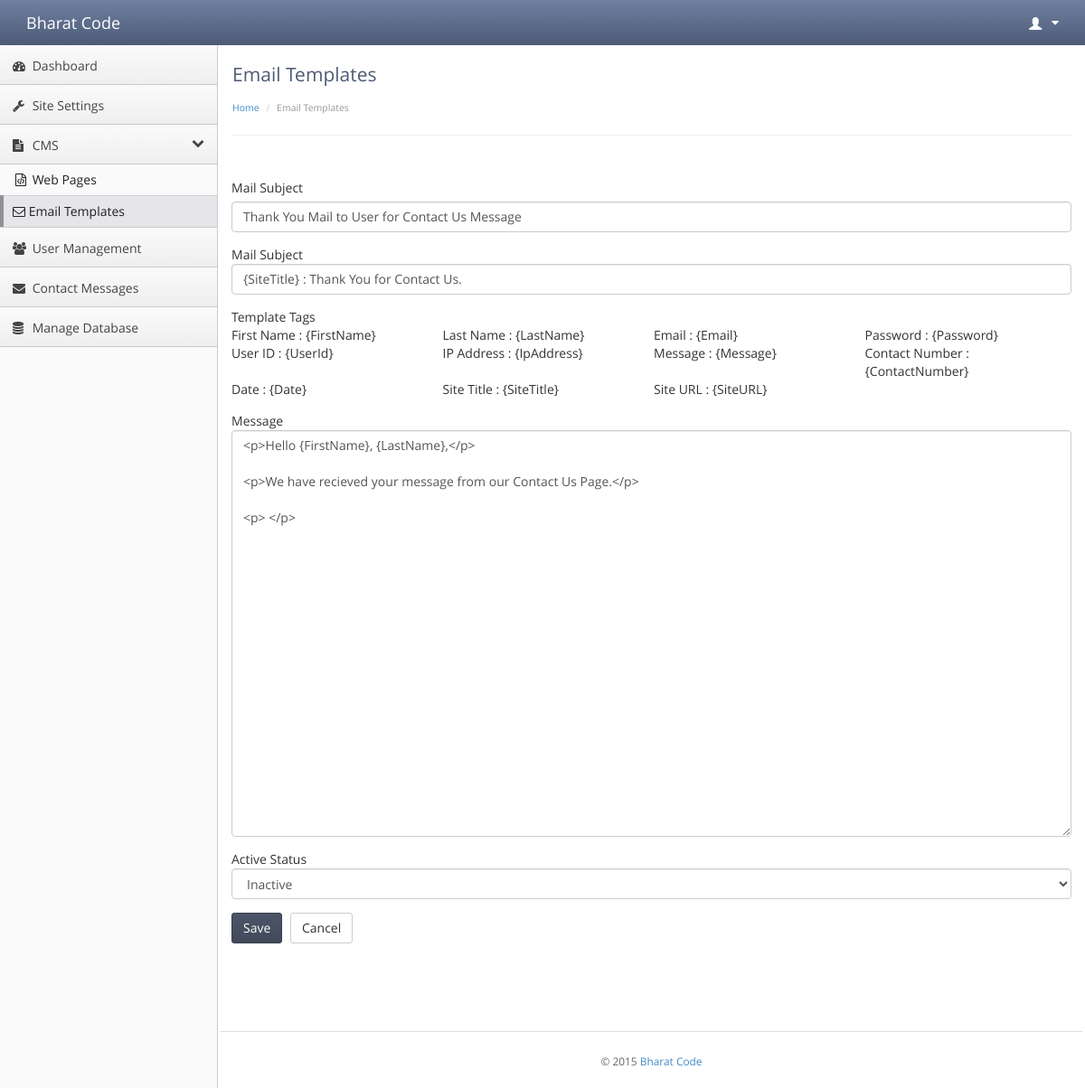
The page /admin/emailtemplate.php?action=edit&id=4 (signed in) on the database its author committed.
### tables this page shows
CREATE TABLE `bh_email_template` (
  `template_id` int(11) NOT NULL AUTO_INCREMENT,
  `description` varchar(200) NOT NULL,
  `subject` varchar(250) NOT NULL,
  `message` text NOT NULL,
  `active_status` int(1) NOT NULL COMMENT '0:Inactive, 1:Active',
  PRIMARY KEY (`template_id`)
);

### class/Main.class.php (called while the page is built, shortened)
<?php
class Main
{
		public function __construct()
		{
			$this->pagefilename = basename($_SERVER['PHP_SELF']);
			$info_array = array();
			$this->sitedata = $this->GetSingleRecord("site_settings",$info_array);
		}
			public function GetSingleRecord($tablename,array $array)
			{
				if(TABLE_PREFIX!="")
				{
					$tablename = TABLE_PREFIX.$tablename;
				}
				$record = array();
				if(!isset($array['fields']) || $array['fields']=="") {$array['fields']="*";}
				$query_string = "select ".$array['fields']." from ".$tablename." where 1=1 ";
				if(@$array['where']!="")
				{
					$query_string.=" and ".$array['where']." ";
				}
				$query = mysql_query($query_string) or die(mysql_error());
				if(@mysql_num_rows($query)>0)
				{
					$record = mysql_fetch_assoc($query);
				}
				return $record;
			}
}
?>

### admin/class/Admin.class.php (called while the page is built, shortened)
<?php
@include("../class/Main.class.php");
class Admin extends Main
{
	public function __construct()
	{
		parent::__construct();
	}
}
?>

### admin/class/CMS.class.php (called while the page is built, shortened)
<?php
include("Admin.class.php");
class CMS extends Admin
{
	public function __construct()
	{
		parent::__construct();
			if($this->pagefilename=="emailtemplate.php")
			{
				if(isset($_POST['submit_add']))
				{
					array_splice($_POST, -1);
					$info_array = $_POST;
					$insert_id = $this->InsertRecord("email_template",$info_array);
					if($insert_id>0)
					{
						$_SESSION['admin_response'] = array("status"=>"success","message"=>"Record has been added successfully.");
					}
					$this->RedirectPage($this->pagefilename);
				}
				else if(isset($_GET['action']) && $_GET['action']=="edit" && isset($_GET['id']) && is_numeric($_GET['id']))
				{
					if(isset($_POST['submit_edit']))
					{
						array_splice($_POST, -1);
						$records = $this->UpdateRecord("email_template",$_POST,"template_id='".$_GET['id']."'");
						if($records>0)
						{
							$_SESSION['admin_response'] = array("status"=>"success","message"=> " Record has been updated successfully.");
						}
						$this->RedirectPage($this->pagefilename);
					}
					else
					{
						$info_array = array("where"=>"template_id='".$_GET['id']."'");
						$this->data= $this->GetSingleRecord("email_template",$info_array);
					}
				}
			}
	}
}
?>

### admin/emailtemplate.php (the view, shortened to what this page needs)
<?php
@include("class/CMS.class.php");
$Admin = new CMS();
@include("includes/header.php");
?>
<?php if(isset($_GET['action']) && ($_GET['action']=="addnew" || $_GET['action']=="edit")) { ?>
<div class="row">
  <div class="col-md-12">
    <br>
    <div id="myTabContent" class="tab-content">
      <div class="tab-pane active in" id="home">
      	<form method="post" enctype="multipart/form-data">
	        <div class="form-group">
		        <label>Mail Subject</label>
		        <input type="text" name="description" id="description" class="form-control" value="<?php echo stripslashes(@$Admin->data['description']);?>" title="Please Enter Mail Description">
	        </div>
	        <div class="form-group">
		        <lable>Mail Subject</lable>
		        <input type="text" name="subject" id="subject" class="form-control" value="<?php echo stripslashes(@$Admin->data['subject']);?>" title="Please Enter Mail Subject">
	        </div>
	        <div class="form-group">
		        <lable>Template Tags</lable>
		        <ul class="list-inline clearfix">
		        	<li class="col-md-3">First Name : {FirstName}</li>
		        	<li class="col-md-3">Last Name : {LastName}</li>
		        	<li class="col-md-3">Email : {Email}</li>
		        	<li class="col-md-3">Password : {Password}</li>
		        	<li class="col-md-3">User ID : {UserId}</li>
		        	<li class="col-md-3">IP Address : {IpAddress}</li>
		        	<li class="col-md-3">Message : {Message}</li>
		        	<li class="col-md-3">Contact Number : {ContactNumber}</li>
		        	<li class="col-md-3">Date : {Date}</li>
		        	<li class="col-md-3">Site Title : {SiteTitle}</li>
		        	<li class="col-md-3">Site URL : {SiteURL}</li>
		        </ul>
	        </div>
	        <div class="form-group">
		        <lable>Message</lable>
		        <textarea name="message" id="message" class="ckeditor form-control" style="height:450px !important;"><?php echo stripslashes(@$Admin->data['message']);?></textarea>
	        </div>
	        <div class="form-group">
		        <lable>Active Status</lable>
		        <select name="active_status" id="active_status" class="form-control">
					<option value="0" <?php if(@$Admin->data['active_status']=="0") echo "selected"; ?>>Inactive</option>
		        </select>
	        </div>
	        <div class="btn-toolbar list-toolbar">
		      	<input type="submit" name="submit_<?php echo $_GET['action'];?>" value="Save" class="btn btn-primary">
				<input type="button" name="cancel_button" value="Cancel" onclick="window.location='emailtemplate.php';" class="btn btn-default">
		    </div>
      	</form>
      </div>
    </div>
  </div>
</div>
<?php } ?>
<?php @include("includes/footer.php"); ?>

### admin/stylesheets/theme.css (style rules this page uses)
body { background: #fafafa; background-position: initial initial; background-repeat: initial initial; margin: 0px; padding: 0px; }
body, h1, h2, h3, h4, h5, h6, p, a, .h1, .h2, .h3, .h4, .h5, .h6 { font-family: 'Open Sans', helvetica, arial, sans-serif; }
label { font-weight: normal; }
.btn-toolbar.list-toolbar { margin-bottom: 1em; }
.btn { -webkit-border-radius: 3px; -moz-border-radius: 3px; border-radius: 3px; }
.btn-primary { background-color: #414959; background-image: -webkit-gradient(linear, 0 0, 0 100%, from(#4c5568), to(#414959)); border: 1px solid #363d4a; font-weight: normal; }

### rows shown on the page
bh_email_template: description "Thank You Mail to User for Contact Us Message", subject "{SiteTitle} : Thank You for Contact Us.", message "<p>Hello {FirstName}, {LastName},</p> <p>We have recieved your message from our Contact Us Page.</p> <p> </p>", active_status "Inactive"

### other values the page prints
SITE_TITLE "Bharat Code"
$Admin->pagetitle "Email Templates"
